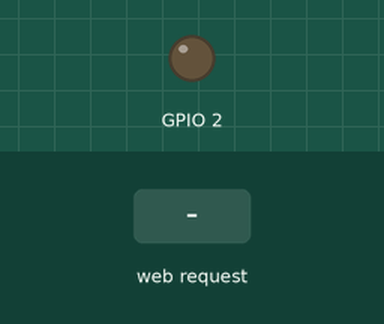
Recording of a sketch running on a simulated ESP8266 (NodeMCU). On the bench: output pins drawn as LEDs (lit = HIGH). The test bench sets the inputs (shaded band). What the sketch prints to the serial monitor is not drawn.

Above: at 1.2 s.
1.3 s: HTTP request GET /?led=on received
At 2.3 s:
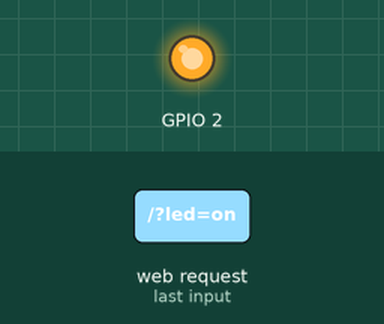
2.8 s: HTTP request GET /?led=off received
At 3.5 s:
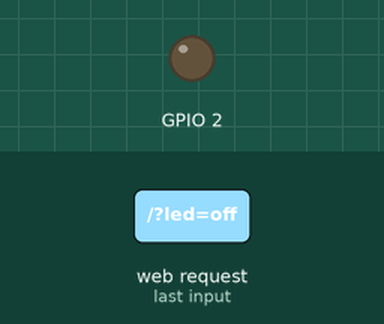
Timing chart, 0 to 5.8 s (numbered marks = the images above; inputs shaded):
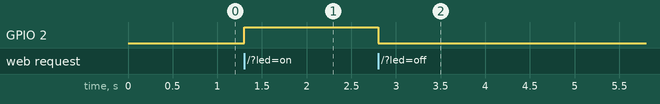

Measured:
- after the input at 1.3 s, GPIO 2: LOW → HIGH at once
- after the input at 2.8 s, GPIO 2: HIGH → LOW at once

The sketch:

WiFi_AP_WebServer_async.ino
```cpp
//
// A simple server implementation showing how to:
//  * serve static messages
//  * turn LED with GET parameters
//  * handle missing pages / 404s
//
// reference:
// - https://techtutorialsx.com/2017/12/01/esp32-arduino-asynchronous-http-webserver/
// required libs:
// - https://github.com/me-no-dev/AsyncTCP
// - https://github.com/me-no-dev/ESPAsyncWebServer

#include <Arduino.h>
#ifdef ESP32
#include <WiFi.h>
#include <AsyncTCP.h>
#elif defined(ESP8266)
#include <ESP8266WiFi.h>
#include <ESPAsyncTCP.h>
#endif
#include <ESPAsyncWebServer.h>

AsyncWebServer server(80);

const char* ssid = "ESP32";
const char* password = "ESP32123";

//const char* PARAM_MESSAGE = "message";

void notFound(AsyncWebServerRequest *request) {
    request->send(404, "text/plain", "Not found");
}

void setup() {

    Serial.begin(115200);
    // Builtin LED GPIO02
    pinMode(2, OUTPUT);

    // Turn into Access Point
    WiFi.softAP(ssid, password);
    IPAddress myIP = WiFi.softAPIP();
    Serial.print("IP Address: ");
    Serial.println(myIP);

    // Handle / (root)
    server.on("/", HTTP_GET, [](AsyncWebServerRequest *request){
        String resp, action;
        resp = "<!doctype html><html><body><p>Turn LED <a href=\"/?led=on\">on</a></p><p>Turn LED <a href=\"/?led=off\">off</a></p></body><html>";

        // Turn LED on and off with GET '/?led=on' or '/?led=off'
        if (request->hasParam("led")) {
          action = request->getParam("led")->value();
          if (action == "on") {
              digitalWrite(2, HIGH);

          } else if (action == "off") {
              digitalWrite(2, LOW);
          }
        }
        request->send(200, "text/html", resp);
    });

    server.onNotFound(notFound);

    server.begin();
}

void loop() {
}
```
